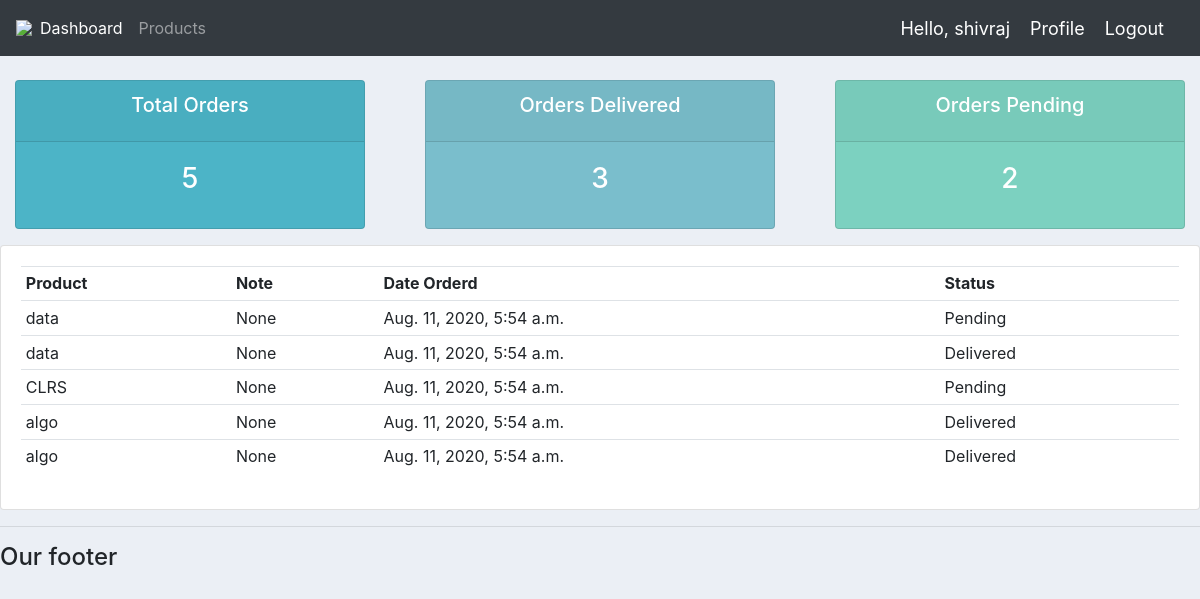
The page /user/ (signed in) on the database its author committed.
### accounts/models.py (models this page shows, shortened)
class Order(models.Model):
    STATUS = (
        ('Pending' , 'Pending'),
        ('Out for delivery' , 'Out for delivery'),
        ('Delivered' , 'Delivered'),
    )
    customer = models.ForeignKey(Customer, null = True, on_delete= models.SET_NULL)
    product = models.ForeignKey(Product, null = True, on_delete= models.SET_NULL)
    date_created = models.DateTimeField(auto_now_add = True, null = True)
    status = models.CharField(max_length = 200, null = True, choices = STATUS)
    note = models.CharField(max_length = 1000, null = True)

class Product(models.Model):
    CATEGORY = (
        ('Indoor' , 'Indoor'),
        ('Out Door' , 'Out Door')
    )
    name = models.CharField(max_length=200, null = True)
    price = models.FloatField(null = True)
    category = models.CharField(max_length=200, null = True , choices = CATEGORY)
    description = models.CharField(max_length=200, null = True,blank = True)
    date_created = models.DateTimeField(auto_now_add = True, null = True)
    tags = models.ManyToManyField(Tag)
    def __str__(self):
        return self.name

### accounts/decorators.py (the view)
        def wrapper_func(request, *args, **kwargs):
            group = None
            if request.user.groups.exists():
                group = request.user.groups.all()[0].name
            if group in allowed_roles:
                return view_func(request, *args, **kwargs)
            else:
                return HttpResponse('You are not authorized to view this page')

### accounts/views.py (called while the page is built)
@login_required(login_url='login')
@allowed_users(allowed_roles=['admin', 'customer'])
def userPage(request):
    orders = request.user.customer.order_set.all()
    total_orders = orders.count()
    delivered = orders.filter(status = 'Delivered').count()
    pending = orders.filter(status = 'Pending').count()
    context = {'orders':orders, 'total_orders':total_orders, 'delivered':delivered, 'pending':pending}
    return render(request, 'accounts/user.html', context)

### accounts/templates/accounts/user.html
{% extends 'accounts/main.html' %}
{% block content %}
{% include 'accounts/status.html' %}
<div class="row">
	<div class="col-md">
		<div class="card card-body">
			<table class="table table-sm">
				<tr>
					<th>Product</th>
					<th>Note</th>
					<th>Date Orderd</th>
					<th>Status</th>
				</tr>
                {% for order in orders %}
                <tr>
                    <td>{{order.product}}</td>
                    <td>{{order.note}}</td>
                    <td>{{order.date_created}}</td>
                    <td>{{order.status}}</td>
                </tr>
                {% endfor%}
			</table>
		</div>
	</div>
</div>
{% endblock  %}

### accounts/templates/accounts/main.html (shortened to what this page needs)
{% load static %}
<!DOCTYPE html>
<html>
    <head>
        <link rel="stylesheet" href="https://stackpath.bootstrapcdn.com/bootstrap/4.3.1/css/bootstrap.min.css">
        <link rel = "stylesheet" type = "text/css" href="{% static '/css/main.css' %}">
    </head>
    <body>
        {% include 'accounts/navbar.html' %}
        {% block content %}
        {% endblock %}
        <hr>
        <h4>Our footer</h4>
    </body>
</html>

### accounts/templates/accounts/navbar.html (shortened to what this page needs)
{% load static %}
<nav class="navbar navbar-expand-lg navbar-dark bg-dark">
    <img src = " {% static '/images/logo.png'%}">
    <div class="collapse navbar-collapse" id="navbarNav">
      <ul class="navbar-nav">
        {%  if request.user.is_staff %}
        <li class="nav-item active">
          <a class="nav-link" href="{% url 'home' %}">Dashboard </a>
        </li>
        <li class="nav-item">
          <a class="nav-link" href="{% url 'products' %}">Products</a>
        </li>
        {% else %}
        <li class="nav-item">
          <a class="nav-link" href="{% url 'products' %}">Products</a>
        </li>
        {% endif %}
      </ul>
    </div>
    <span class = "hello-msg">Hello, {{ request.user }} </span>
    <span><a class = "hello-msg" href="{% url 'account' %}">Profile </a></span>
    <span><a class = "hello-msg" href="{% url 'logout' %}">Logout </a></span>
  </nav>

### accounts/templates/accounts/status.html
<br>
<div class="row">
	<div class="col">
		<div class="col-md">
			<div class="card text-center text-white  mb-3" id="total-orders">
			  	<div class="card-header">
			  		<h5 class="card-title">Total Orders</h5>
			  	</div>
			  	<div class="card-body">
			    	<h3 class="card-title">{{total_orders}}</h3>
			  	</div>
			</div>
		</div>
	</div>
	<div class="col">
		<div class="col-md">
			<div class="card text-center text-white  mb-3" id="orders-delivered">
			  	<div class="card-header">
			  		<h5 class="card-title">Orders Delivered</h5>
			  	</div>
			  	<div class="card-body">
			    	<h3 class="card-title">{{delivered}}</h3>
			  	</div>
			</div>
		</div>
	</div>
	<div class="col">
		<div class="col-md">
			<div class="card text-center text-white  mb-3" id="orders-pending">
			  	<div class="card-header">
			  		<h5 class="card-title">Orders Pending</h5>
			  	</div>
			  	<div class="card-body">
			    	<h3 class="card-title">{{pending}}</h3>
			  	</div>
			</div>
		</div>
	</div>
</div>

### static/css/main.css (style rules this page uses)
body { background-color: #ebeff5; }
#total-orders { background-color: #4cb4c7; }
#orders-delivered { background-color: #7abecc; }
#orders-pending { background-color: #7CD1C0; }

### accounts/templates/accounts/navbar.html (style rules this page uses)
.hello-msg { font-size: 18px; color: #fff; margin-right: 20px; }

### rows shown on the page
Order: product "data", note "None", date_created "Aug. 11, 2020, 5:54 a.m.", status "Pending"
Order: product "data", note "None", date_created "Aug. 11, 2020, 5:54 a.m.", status "Delivered"
Order: product "CLRS", note "None", date_created "Aug. 11, 2020, 5:54 a.m.", status "Pending"
Order: product "algo", note "None", date_created "Aug. 11, 2020, 5:54 a.m.", status "Delivered"
Order: product "algo", note "None", date_created "Aug. 11, 2020, 5:54 a.m.", status "Delivered"

### other values the page prints
{{ request.user }} "shivraj"
{{ total_orders }} "5"
{{ delivered }} "3"
{{ pending }} "2"
